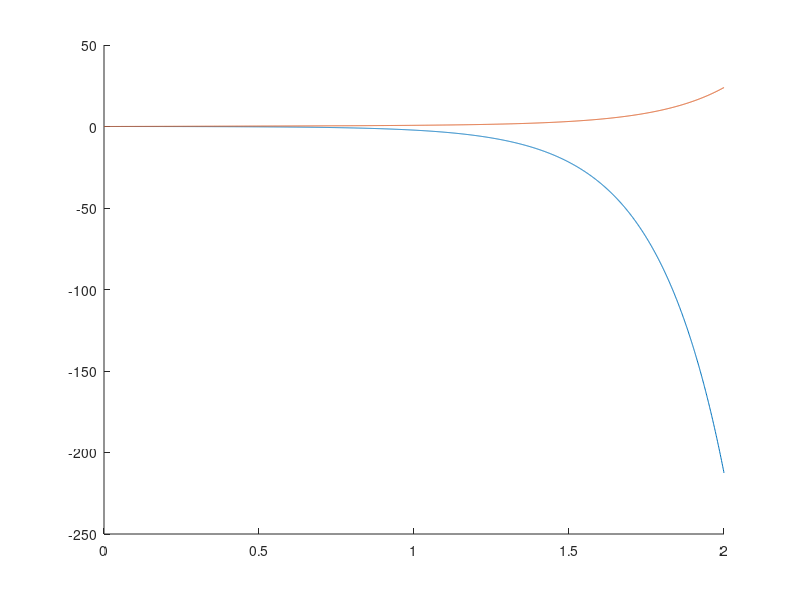

This figure's MATLAB source:
clc;
clear all;

A = [0, 1, 0, 0; 20.601, 0, 0, 0; 0, 0, 0, 1; -0.4905, 0, 0, 0]
B = [0; -1; 0; 0.5]

Cx1 = [1, 0, 0, 0] % posicion angular
Cx2 = [0, 1, 0, 0] % velocidad angular
Cx3 = [0, 0, 1, 0] % posicion
Cx4 = [0, 0, 0, 1] % velocidad

Ti = 0.001;       % Resolucion
tsim = 2;         % Tiempo de simulacion
a = tsim/Ti;      % Iteraciones

% Condiciones iniciales
X1_rk4(1) = 0;
X2_rk4(1) = 0;
X3_rk4(1) = 0;
X4_rk4(1) = 0;
X_ek4(:, 1) = [X1_rk4; X2_rk4; X3_rk4; X4_rk4]

u = ones(1, a+1);
% Tiempo inicial
t_rk4(1) = 0;

% Metodo RK4
for k = 1:tsim/Ti
    %k1, k2, k3, k4
    Xn = X_ek4(:, k);
    
    k1 = A*Xn + B*u(k);
    k2 = A*(Xn + (Ti/2) * k1) + B*u(k);
    k3 = A*(Xn + (Ti/2) * k2) + B*u(k);
    k4 = A*(Xn + Ti * k3) + B*u(k);
    
    X_ek4(:, k+1) = X_ek4(:, k) + (Ti/6) * (k1 + 2.*k2 + 2.*k3 + k4);
    
    X1_rk4(k+1) = Cx1 *  X_ek4(:, k+1);
    X2_rk4(k+1) = Cx2 *  X_ek4(:, k+1);
    X3_rk4(k+1) = Cx3 *  X_ek4(:, k+1);
    X4_rk4(k+1) = Cx4 *  X_ek4(:, k+1);
    
    t_rk4(k+1) = t_rk4(k) + Ti;
end

figure(2);
hold on;
plot(t_rk4, X_ek4(1, :));
plot(t_rk4, X_ek4(4, :));

